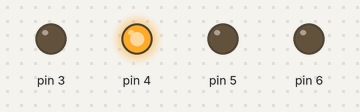
A sketch run on a simulated Arduino Uno, built with avr-gcc and run on an emulated ATmega328P. Shown: output pins drawn as LEDs (lit = HIGH). Random numbers use the default seed unless the sketch sets one.

Above: at 0.1 s.
At 10.6 s:
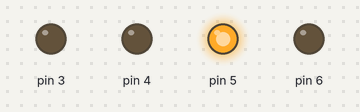
At 36.6 s:
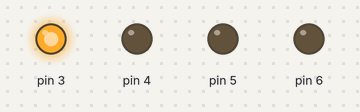
Timing chart, 0 to 40.0 s (numbered marks = the images above):
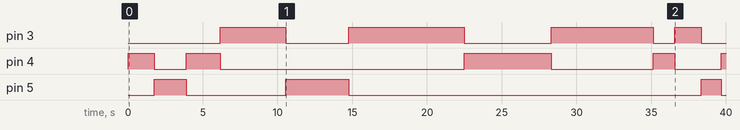

The sketch:

Random_Light.ino
```cpp
int randomlight;
int timeon;

void setup(){
  pinMode(3,OUTPUT);
  pinMode(4,OUTPUT);
  pinMode(5,OUTPUT);
  pinMode(6,OUTPUT);
}

void loop(){
randomlight=random(3,6);
timeon=random(500,5000);
digitalWrite(randomlight,HIGH);
delay(timeon);
digitalWrite(randomlight,LOW);
}
```

Measured:
- by itself, pin 3: LOW → HIGH at 6.2 s, → LOW 4.4 s later, → HIGH 4.2 s later, → LOW 7.7 s later, … (8 changes in this stretch)
- by itself, pin 4: LOW → HIGH at 0.00 s, → LOW 1.7 s later, → HIGH 2.2 s later, → LOW 2.3 s later, … (9 changes in this stretch)
- by itself, pin 5: goes HIGH 2.2 s, LOW 6.7 s, HIGH 4.2 s, LOW 23.6 s, HIGH 1.3 s, then LOW
